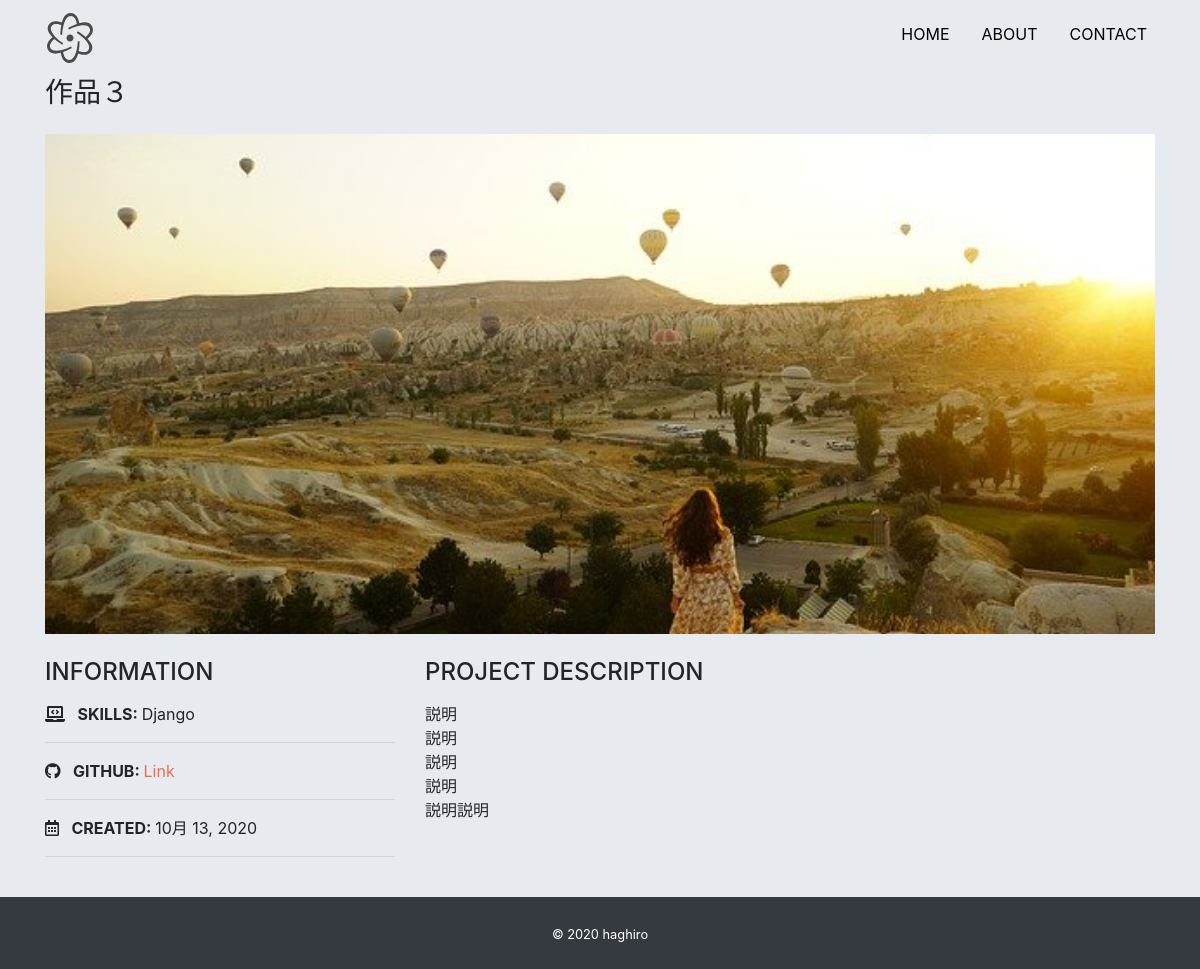
The app's page /detail/2 with its own data.
### app/models.py (models this page shows, shortened)
class Work(models.Model):
    title = models.CharField('タイトル', max_length=100)
    image = models.ImageField(upload_to='images', verbose_name='イメージ画像')
    thumbnail = models.ImageField(
        upload_to='images', verbose_name='サムネイル', null=True, blank=True)
    skill = models.CharField('スキル', max_length=100)
    url = models.CharField('URL', max_length=100, null=True, blank=True)
    created = models.DateField('作成日')
    description = models.TextField('説明')

### app/views.py (the view)
# urls.py: path('detail/<int:pk>', views.DetailView.as_view(), name='detail'),
class DetailView(View):
    def get(self, request, *args, **kwargs):
        work_data = Work.objects.get(id=self.kwargs['pk'])
        return render(request, 'app/detail.html', {
            'work_data': work_data
        })

### app/templates/app/detail.html
{% extends 'app/base.html' %}
{% block content %}
<h3 class="mb-4">{{ work_data.title }}</h3>
<div class="card top mb-4">
  <img src="{{ work_data.image.url }}" alt="">
</div>
<div class="row">
  <div class="col-sm-4 mb-4">
    <h4 class="mb-3">INFORMATION</h4>
    <p>
      <i class="fas fa-laptop-code mr-2"></i>
      <span class="font-weight-bolder">SKILLS: </span>
      {{ work_data.skill }}
    </p>
    <hr>
    <p>
      <i class="fab fa-github mr-2"></i>
      <span class="font-weight-bolder">GITHUB: </span>
      {% if work_data.url %}
      <a href="{{ work_data.url }}" target="_blank" class="link-color">Link</a>
      {% else %}
      Private
      {% endif %}
    </p>
    <hr>
    <p>
      <i class="far fa-calendar-alt mr-2"></i>
      <span class="font-weight-bolder">CREATED: </span>
      {{ work_data.created }}
    </p>
    <hr>
  </div>
  <div class="col-sm-8 mb-5">
    <h4 class="mb-3">PROJECT DESCRIPTION</h4>
    <p>{{ work_data.description|linebreaksbr }}</p>
  </div>
</div>
{% endblock content %}

### app/static/css/style.css (style rules this page uses)
* { margin: 0; padding: 0; box-sizing: border-box; }
body { background: #e7ebf0; display: flex; flex-flow: column; min-height: 100vh; }
.top img { object-fit: cover; height: 500px; }
.link-color { color: #EE6C4D; }
.card { border: none; }

### records on screen
Work: title "作品３", image (picture), skill "Django", created "10月 13, 2020", description "説明 説明 説明 説明 説明説明"
